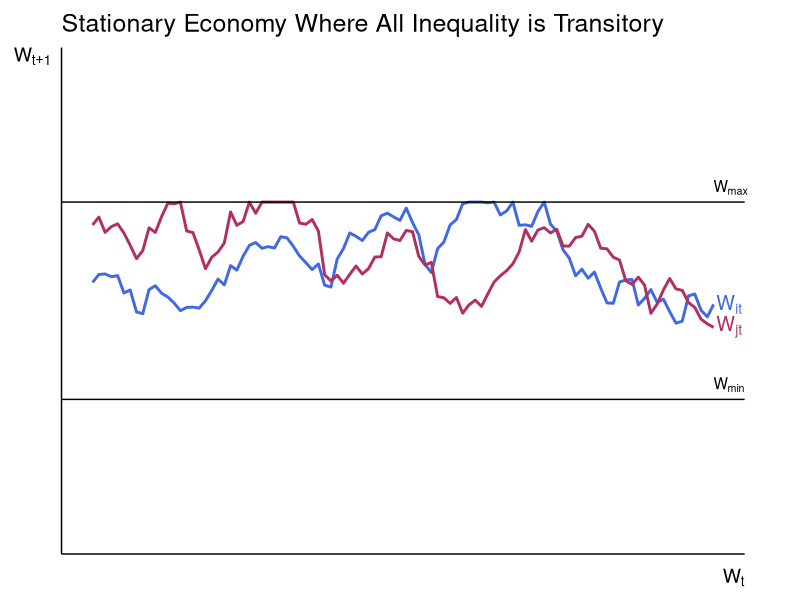

Recreate this plot in R.
library(ggplot2)
library(dplyr)

set.seed(111)

n = 100
time = 1:n

y_min <- 2
y_max <- 5

generate_bounded_series <- function(n, y_min, y_max) {
  y <- numeric(n)
  y[1] <- runif(1, y_min, y_max) # Initial value within bounds
  for (t in 2:n) {
    y[t] <- y[t - 1] + rnorm(1, mean = 0, sd = 0.2) # Small random change
    y[t] <- pmin(pmax(y[t], y_min), y_max) # Keep within bounds
  }
  return(y)
}

y_it <- generate_bounded_series(n, y_min, y_max)
y_jt <- generate_bounded_series(n, y_min, y_max)

data <- data.frame(
  time = rep(1:n, 2),
  value = c(y_it, y_jt),
  series = rep(c("y_it", "y_jt"), each = n)
)

ggplot(data, aes(x = time, y = value, color = series)) +
  geom_line(size = 1) + 
  geom_hline(yintercept = y_min, color = "black") +
  geom_hline(yintercept = y_max, color = "black") +
  annotate("text", x = max(data$time), y = y_min, label = "W[min]", parse = TRUE, hjust = 0, vjust = -0.5) +
  annotate("text", x = max(data$time), y = y_max, label = "W[max]", parse = TRUE, hjust = 0, vjust = -0.5) +
  annotate("text", x = max(data$time), y = y_it[n], label = "W[it]", parse = TRUE,
           color = "royalblue", size = 5, fontface = "italic", hjust = -0.1) +
  annotate("text", x = max(data$time), y = y_jt[n], label = "W[jt]", parse = TRUE,
           color = "maroon", size = 5, fontface = "italic", hjust = -0.1) +
  labs(
    x = expression(W[t]),
    y = expression(W[t+1]),
    title = "Stationary Economy Where All Inequality is Transitory"
  ) +
  scale_y_continuous(limits = c(0, 7)) +
  scale_color_manual(values = c("royalblue", "maroon")) +
  coord_cartesian(clip = "off") +
  theme_minimal(base_size = 14) +
  theme(
    axis.text = element_blank(),
    axis.line = element_line(color = "black", size = 0.5),
    axis.title.x = element_text(hjust = 1, vjust = 0),
    axis.title.y = element_text(angle = 0, hjust = 1, vjust = 1),
    panel.grid = element_blank(),
    legend.position = "none",
    plot.margin = margin(10, 40, 10, 10),
    plot.title = element_text(size = 18)
  )
